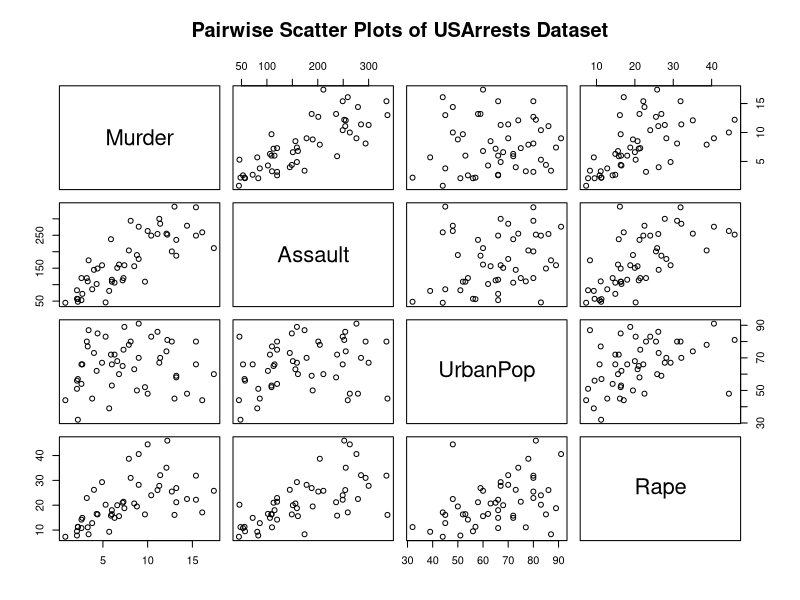
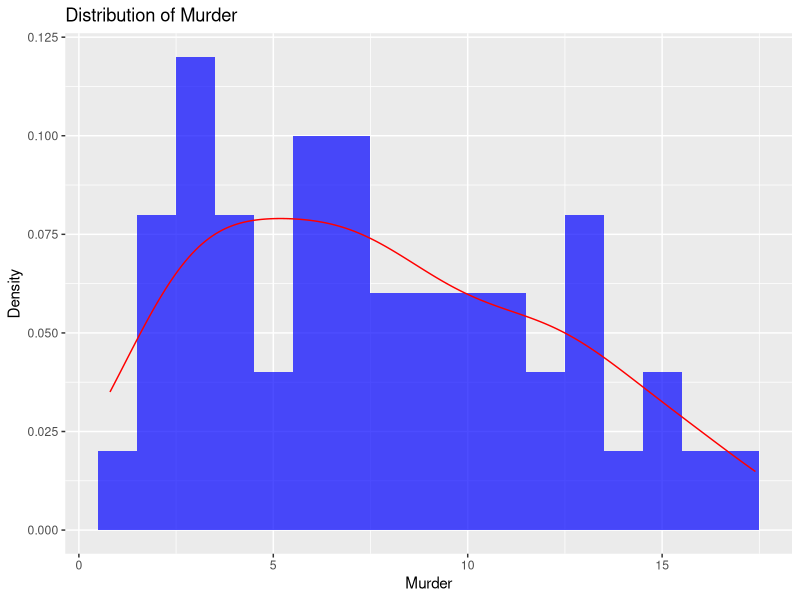
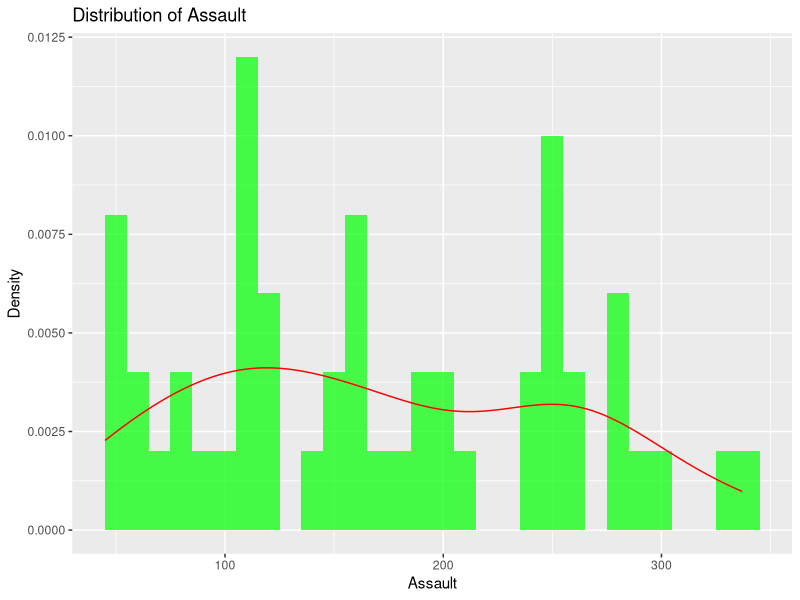
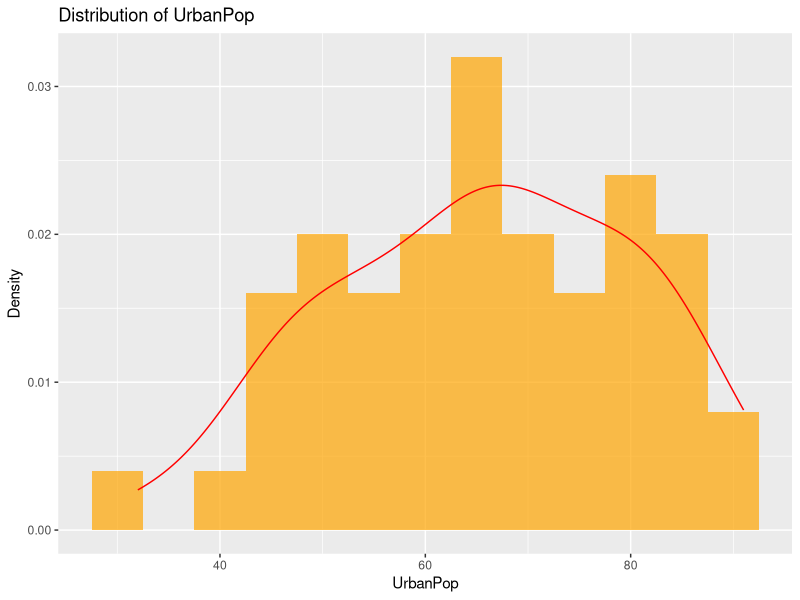
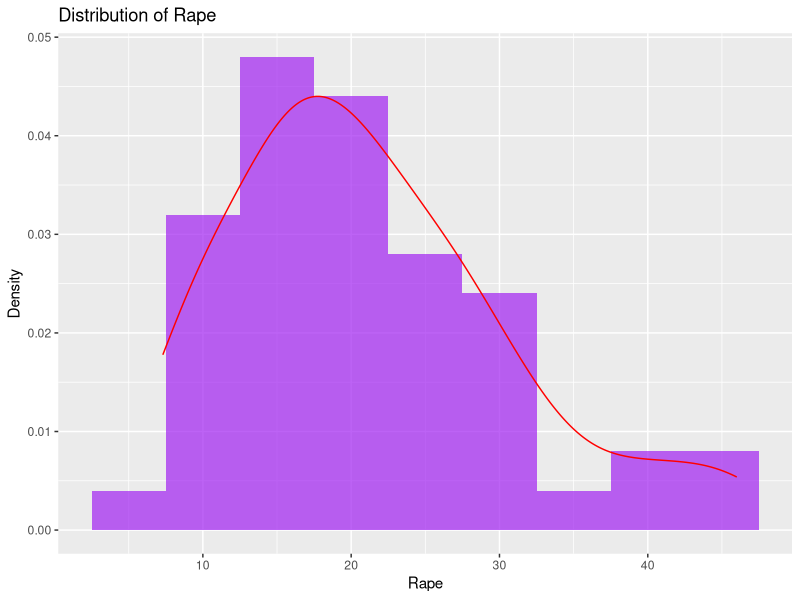
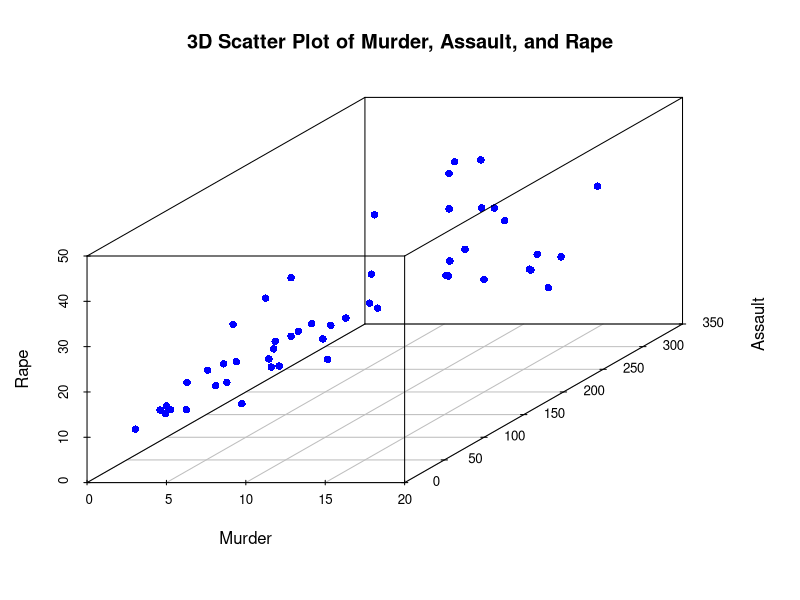
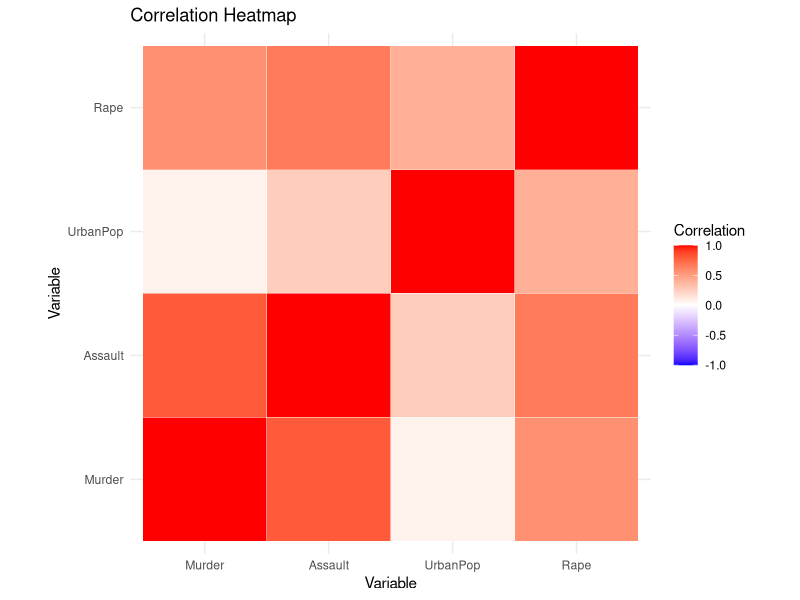
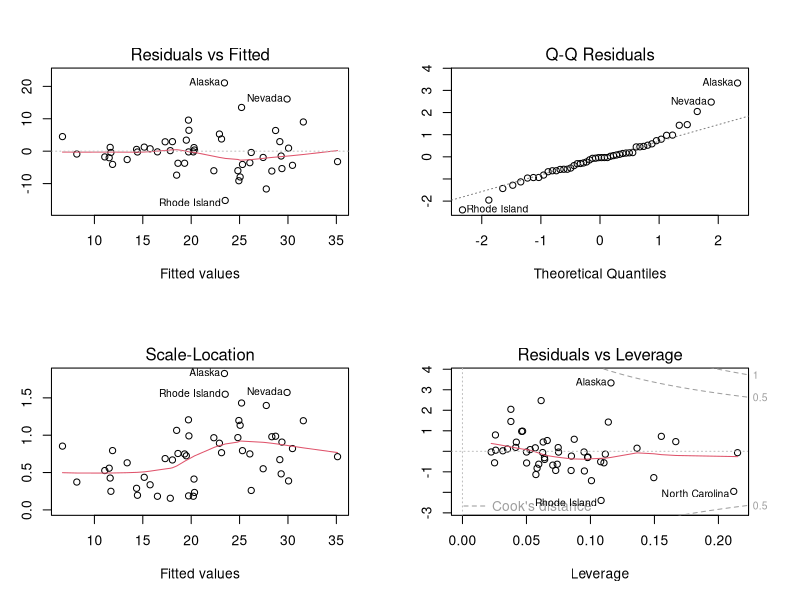

Here is the R script that generated these plots, in order:
# Load the USArrests dataset
data(USArrests)

# Inspect the structure of the dataset
str(USArrests)

# View the first few rows of the dataset
head(USArrests)

# Summary statistics for the dataset
summary(USArrests)

# Check for missing values
colSums(is.na(USArrests))

# Descriptive statistics
library(dplyr)

usarrests_stats <- USArrests %>%
  summarise(
    mean_Murder = mean(Murder),
    median_Murder = median(Murder),
    sd_Murder = sd(Murder),
    min_Murder = min(Murder),
    max_Murder = max(Murder),
    mean_Assault = mean(Assault),
    median_Assault = median(Assault),
    sd_Assault = sd(Assault),
    min_Assault = min(Assault),
    max_Assault = max(Assault),
    mean_UrbanPop = mean(UrbanPop),
    median_UrbanPop = median(UrbanPop),
    sd_UrbanPop = sd(UrbanPop),
    min_UrbanPop = min(UrbanPop),
    max_UrbanPop = max(UrbanPop),
    mean_Rape = mean(Rape),
    median_Rape = median(Rape),
    sd_Rape = sd(Rape),
    min_Rape = min(Rape),
    max_Rape = max(Rape)
  )

print(usarrests_stats)

# Pairs plot
pairs(USArrests, main = "Pairwise Scatter Plots of USArrests Dataset")

# Correlation matrix
cor_matrix_usarrests <- cor(USArrests)
print(cor_matrix_usarrests)

library(ggplot2)

# Histogram and density plots for Murder
ggplot(USArrests, aes(x = Murder)) +
  geom_histogram(aes(y = ..density..), binwidth = 1, fill = "blue", alpha = 0.7) +
  geom_density(color = "red") +
  labs(title = "Distribution of Murder", x = "Murder", y = "Density")

# Histogram and density plots for Assault
ggplot(USArrests, aes(x = Assault)) +
  geom_histogram(aes(y = ..density..), binwidth = 10, fill = "green", alpha = 0.7) +
  geom_density(color = "red") +
  labs(title = "Distribution of Assault", x = "Assault", y = "Density")

# Histogram and density plots for UrbanPop
ggplot(USArrests, aes(x = UrbanPop)) +
  geom_histogram(aes(y = ..density..), binwidth = 5, fill = "orange", alpha = 0.7) +
  geom_density(color = "red") +
  labs(title = "Distribution of UrbanPop", x = "UrbanPop", y = "Density")

# Histogram and density plots for Rape
ggplot(USArrests, aes(x = Rape)) +
  geom_histogram(aes(y = ..density..), binwidth = 5, fill = "purple", alpha = 0.7) +
  geom_density(color = "red") +
  labs(title = "Distribution of Rape", x = "Rape", y = "Density")


library(scatterplot3d)

# 3D Scatter Plot for Murder, Assault, and Rape
scatterplot3d(USArrests$Murder, USArrests$Assault, USArrests$Rape, 
              pch = 16, color = "blue", angle = 45, 
              main = "3D Scatter Plot of Murder, Assault, and Rape",
              xlab = "Murder", ylab = "Assault", zlab = "Rape")

# Heatmap of correlation matrix
library(reshape2)

cor_data_usarrests <- melt(cor_matrix_usarrests)
ggplot(cor_data_usarrests, aes(Var1, Var2, fill = value)) +
  geom_tile(color = "white") +
  scale_fill_gradient2(low = "blue", high = "red", mid = "white", 
                       midpoint = 0, limit = c(-1, 1), space = "Lab", 
                       name = "Correlation") +
  theme_minimal() + 
  labs(title = "Correlation Heatmap", x = "Variable", y = "Variable") +
  coord_fixed()

# Linear model
lm_model_usarrests <- lm(Rape ~ Murder + Assault + UrbanPop, data = USArrests)
summary(lm_model_usarrests)

# Residual diagnostics
par(mfrow = c(2, 2))
plot(lm_model_usarrests)
